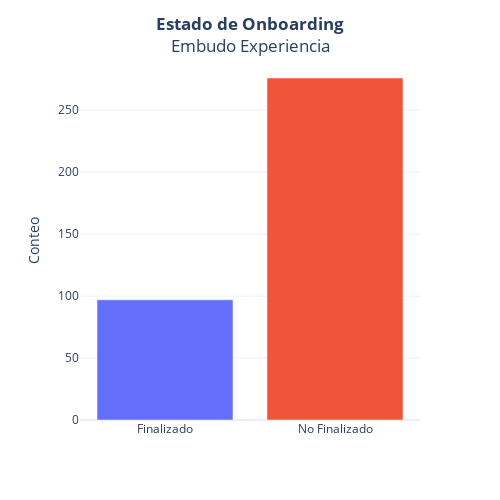

Write notebook code for a chart like this one.
### Code cell
# Agrupamos datos categóricos 'Onboarding'
variable = 'Onboarding'
df_cat = df.groupby(variable)['org_id.value'].agg(Conteo='count').reset_index()

# Crear gráfico de barras con Plotly
fig = px.bar(
    df_cat,
    x=variable,
    y='Conteo', 
    color=variable,
    template='plotly_white'
)

fig.update_layout(
    title='<b>Estado de Onboarding</b><br>Embudo Experiencia',
    width=500,
    height=500,
    xaxis_title='', 
    yaxis_title='Conteo', 
    title_x = 0.5,
    showlegend=False,
    #xaxis_tickangle=-45
)

fig.show()

### Figure 1 — Plotly figure (JSON) as saved in the notebook; plotly's stock layout.template omitted (floating-point values rounded to 4 significant figures)
{"data": [{"alignmentgroup": "True", "hovertemplate": "Onboarding=%{x}<br>Conteo=%{y}<extra></extra>", "legendgroup": "Finalizado", "marker": {"color": "#636efa", "pattern": {"shape": ""}}, "name": "Finalizado", "offsetgroup": "Finalizado", "orientation": "v", "showlegend": true, "textposition": "auto", "type": "bar", "x": ["Finalizado"], "xaxis": "x", "y": [97], "yaxis": "y"}, {"alignmentgroup": "True", "hovertemplate": "Onboarding=%{x}<br>Conteo=%{y}<extra></extra>", "legendgroup": "No Finalizado", "marker": {"color": "#EF553B", "pattern": {"shape": ""}}, "name": "No Finalizado", "offsetgroup": "No Finalizado", "orientation": "v", "showlegend": true, "textposition": "auto", "type": "bar", "x": ["No Finalizado"], "xaxis": "x", "y": [276], "yaxis": "y"}], "layout": {"barmode": "relative", "height": 500, "legend": {"title": {"text": "Onboarding"}, "tracegroupgap": 0}, "margin": {"t": 60}, "showlegend": false, "title": {"text": "<b>Estado de Onboarding</b><br>Embudo Experiencia", "x": 0.5}, "width": 500, "xaxis": {"anchor": "y", "categoryarray": ["Finalizado", "No Finalizado"], "categoryorder": "array", "domain": [0, 1], "title": {"text": ""}}, "yaxis": {"anchor": "x", "domain": [0, 1], "title": {"text": "Conteo"}}}}
